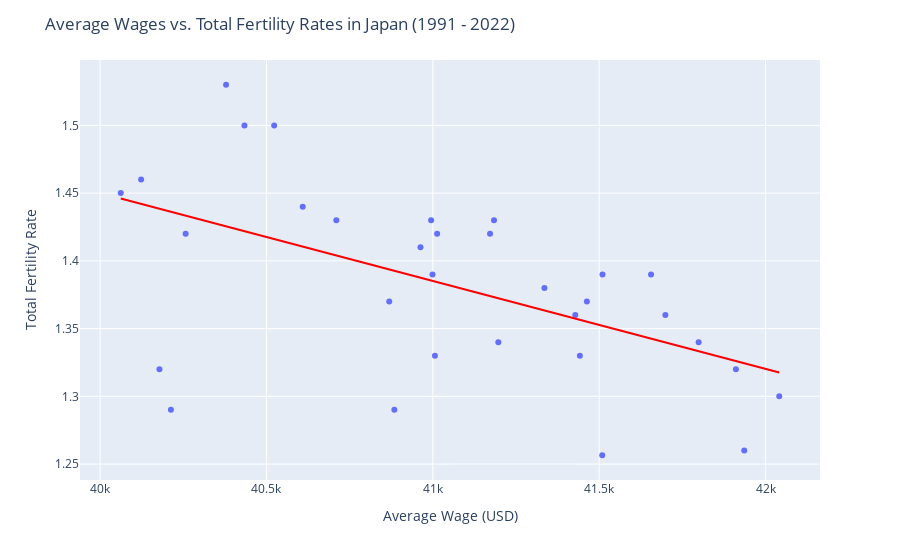

Source (notebook cell):
### Code cell
# Plot average wages against fertility rates for Japan over 1991 - 2022
import plotly.express as px

fig = px.scatter(wages, x="Average Wage (USD)", y="Total Fertility Rate", trendline="ols", trendline_color_override="red") # Plot scatter plot with linear trendline
fig.update_layout(title_text='Average Wage vs. Total Fertility Rate in Japan (1991 - 2022)', xaxis_title='Average Wage (USD)', yaxis_title='Total Fertility Rate') # Plot and axis titles
fig.show()

### Figure 1 — Plotly figure (JSON) as saved in the notebook; plotly's stock layout.template omitted (floating-point values rounded to 4 significant figures)
{"data": [{"hovertemplate": "Average Wage (USD)=%{x}<br>Total Fertility Rate=%{y}<extra></extra>", "legendgroup": "", "marker": {"color": "#636efa", "symbol": "circle"}, "mode": "markers", "name": "", "orientation": "v", "showlegend": false, "type": "scatter", "x": [40380.0, 40430.0, 40120.0, 40520.0, 41013, 41180.0, 41510.0, 41340.0, 41200.0, 41430.0, 41010.0, 40180.0, 40210.0, 40880.0, 41940.0, 41911, 41799, 41463, 40869, 40999, 41656, 40963, 40995, 40257, 40062, 40609, 40710, 41172, 41699, 41442, 42040.0, 41510.0], "xaxis": "x", "y": [1.53, 1.5, 1.46, 1.5, 1.42, 1.43, 1.39, 1.38, 1.34, 1.36, 1.33, 1.32, 1.29, 1.29, 1.26, 1.32, 1.34, 1.37, 1.37, 1.39, 1.39, 1.41, 1.43, 1.42, 1.45, 1.44, 1.43, 1.42, 1.36, 1.33, 1.3, 1.256], "yaxis": "y"}, {"hovertemplate": "<b>OLS trendline</b><br>Total Fertility Rate = -6.49139e-05 * Average Wage (USD) + 4.04659<br>R<sup>2</sup>=0.292937<br><br>Average Wage (USD)=%{x}<br>Total Fertility Rate=%{y} <b>(trend)</b><extra></extra>", "legendgroup": "", "line": {"color": "red"}, "marker": {"color": "#636efa", "symbol": "circle"}, "mode": "lines", "name": "", "showlegend": false, "type": "scatter", "x": [40062, 40120.0, 40180.0, 40210.0, 40257, 40380.0, 40430.0, 40520.0, 40609, 40710, 40869, 40880.0, 40963, 40995, 40999, 41010.0, 41013, 41172, 41180.0, 41200.0, 41340.0, 41430.0, 41442, 41463, 41510.0, 41510.0, 41656, 41699, 41799, 41911, 41940.0, 42040.0], "xaxis": "x", "y": [1.446, 1.442, 1.438, 1.436, 1.433, 1.425, 1.422, 1.416, 1.411, 1.404, 1.394, 1.393, 1.388, 1.385, 1.385, 1.385, 1.384, 1.374, 1.373, 1.372, 1.363, 1.357, 1.356, 1.355, 1.352, 1.352, 1.343, 1.34, 1.333, 1.326, 1.324, 1.318], "yaxis": "y"}], "layout": {"legend": {"tracegroupgap": 0}, "margin": {"t": 60}, "title": {"text": "Average Wages vs. Total Fertility Rates in Japan (1991 - 2022)"}, "xaxis": {"anchor": "y", "domain": [0, 1], "title": {"text": "Average Wage (USD)"}}, "yaxis": {"anchor": "x", "domain": [0, 1], "title": {"text": "Total Fertility Rate"}}}}
